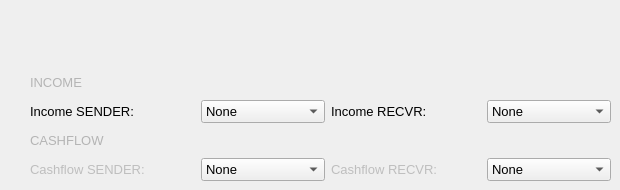
     <widget class="QWidget" name="tab_4">
      <attribute name="title">
       <string>Cash Flow and Income</string>
      </attribute>
      <widget class="QWidget" name="widget_4" native="true">
       <property name="geometry">
        <rect>
         <x>30</x>
         <y>70</y>
         <width>581</width>
         <height>111</height>
        </rect>
       </property>
       <property name="autoFillBackground">
        <bool>false</bool>
       </property>
       <layout class="QGridLayout" name="gridLayout_3">
        <item row="1" column="0">
         <widget class="QLabel" name="label_10">
          <property name="styleSheet">
           <string notr="true">font-size:10pt;</string>
          </property>
          <property name="text">
           <string>Income SENDER:</string>
          </property>
         </widget>
        </item>
        <item row="2" column="0" colspan="2">
         <widget class="QLabel" name="agent1Label_5">
          <property name="font">
           <font>
            <pointsize>10</pointsize>
            <weight>1</weight>
            <bold>false</bold>
           </font>
          </property>
          <property name="styleSheet">
           <string notr="true">font-size:10pt;
color: rgb(180, 180, 180);</string>
          </property>
          <property name="text">
           <string>CASHFLOW</string>
          </property>
         </widget>
        </item>
        <item row="4" column="0">
         <widget class="QLabel" name="label_11">
          <property name="enabled">
           <bool>false</bool>
          </property>
          <property name="styleSheet">
           <string notr="true">font-size:10pt;</string>
          </property>
          <property name="text">
           <string>Cashflow SENDER:</string>
          </property>
         </widget>
        </item>
        <item row="1" column="5">
         <widget class="QComboBox" name="comboIncomeRight">
          <property name="toolTip">
           <string>&lt;html&gt;&lt;head/&gt;&lt;body&gt;&lt;p&gt;automatically registers income statement of the receiver agent&lt;/p&gt;&lt;/body&gt;&lt;/html&gt;</string>
          </property>
          <property name="styleSheet">
           <string notr="true">font-size: 10pt;</string>
          </property>
          <item>
           <property name="text">
            <string>None</string>
           </property>
          </item>
          <item>
           <property name="text">
            <string>Non-Op. Income</string>
           </property>
          </item>
          <item>
           <property name="text">
            <string>Expense</string>
           </property>
          </item>
          <item>
           <property name="text">
            <string>Tax</string>
           </property>
          </item>
          <item>
           <property name="text">
            <string>Interest</string>
           </property>
          </item>
          <item>
           <property name="text">
            <string>Nontax. Profit</string>
           </property>
          </item>
          <item>
           <property name="text">
            <string>Nontax. Loss</string>
           </property>
          </item>
          <item>
           <property name="text">
            <string>Revenue</string>
           </property>
          </item>
          <item>
           <property name="text">
            <string>Gain</string>
           </property>
          </item>
          <item>
           <property name="text">
            <string>Loss</string>
           </property>
          </item>
         </widget>
        </item>
        <item row="4" column="5">
         <widget class="QComboBox" name="comboCashRight">
          <property name="enabled">
           <bool>true</bool>
          </property>
          <property name="styleSheet">
           <string notr="true">font-size: 10pt;</string>
          </property>
          <item>
           <property name="text">
            <string>None</string>
           </property>
          </item>
          <item>
           <property name="text">
            <string>Operating</string>
           </property>
          </item>
          <item>
           <property name="text">
            <string>Financing</string>
           </property>
          </item>
          <item>
           <property name="text">
            <string>Investing</string>
           </property>
          </item>
         </widget>
        </item>
        <item row="4" column="2">
         <widget class="QComboBox" name="comboCashLeft">
          <property name="enabled">
           <bool>true</bool>
          </property>
          <property name="styleSheet">
           <string notr="true">font-size: 10pt;</string>
          </property>
          <item>
           <property name="text">
            <string>None</string>
           </property>
          </item>
          <item>
           <property name="text">
            <string>Operating</string>
           </property>
          </item>
          <item>
           <property name="text">
            <string>Financing</string>
           </property>
          </item>
          <item>
           <property name="text">
            <string>Investing</string>
           </property>
          </item>
         </widget>
        </item>
        <item row="1" column="4">
         <spacer name="horizontalSpacer_2">
          <property name="orientation">
           <enum>Qt::Horizontal</enum>
          </property>
          <property name="sizeHint" stdset="0">
           <size>
            <width>40</width>
            <height>20</height>
           </size>
          </property>
         </spacer>
        </item>
        <item row="1" column="1">
         <spacer name="horizontalSpacer">
          <property name="orientation">
           <enum>Qt::Horizontal</enum>
          </property>
          <property name="sizeHint" stdset="0">
           <size>
            <width>40</width>
            <height>20</height>
           </size>
          </property>
         </spacer>
        </item>
        <item row="1" column="3">
         <widget class="QLabel" name="label_12">
          <property name="styleSheet">
           <string notr="true">font-size:10pt</string>
          </property>
          <property name="text">
           <string>Income RECVR:</string>
          </property>
         </widget>
        </item>
        <item row="4" column="3">
         <widget class="QLabel" name="label_13">
          <property name="enabled">
           <bool>false</bool>
          </property>
          <property name="styleSheet">
           <string notr="true">font-size:10pt</string>
          </property>
          <property name="text">
           <string>Cashflow RECVR:</string>
          </property>
         </widget>
        </item>
        <item row="1" column="2">
         <widget class="QComboBox" name="comboIncomeLeft">
          <property name="toolTip">
           <string>&lt;html&gt;&lt;head/&gt;&lt;body&gt;&lt;p&gt;automatically registeres income statement of the sender agent&lt;/p&gt;&lt;/body&gt;&lt;/html&gt;</string>
          </property>
          <property name="styleSheet">
           <string notr="true">font-size: 10pt;</string>
          </property>
          <item>
           <property name="text">
            <string>None</string>
           </property>
          </item>
          <item>
           <property name="text">
            <string>Non-Op. Income</string>
           </property>
          </item>
          <item>
           <property name="text">
            <string>Revenue</string>
           </property>
          </item>
          <item>
           <property name="text">
            <string>Expense</string>
           </property>
          </item>
          <item>
           <property name="text">
            <string>Tax</string>
           </property>
          </item>
          <item>
           <property name="text">
            <string>Interest</string>
           </property>
          </item>
          <item>
           <property name="text">
            <string>Nontax.Profit</string>
           </property>
          </item>
          <item>
           <property name="text">
            <string>Nontax. Loss</string>
           </property>
          </item>
          <item>
           <property name="text">
            <string>Gain</string>
           </property>
          </item>
          <item>
           <property name="text">
            <string>Loss</string>
           </property>
          </item>
         </widget>
        </item>
        <item row="0" column="0" colspan="2">
         <widget class="QLabel" name="agent1Label_4">
          <property name="font">
           <font>
            <pointsize>10</pointsize>
            <weight>1</weight>
            <bold>false</bold>
           </font>
          </property>
          <property name="styleSheet">
           <string notr="true">font-size:10pt;
color: rgb(180, 180, 180);</string>
          </property>
          <property name="text">
           <string>INCOME </string>
          </property>
         </widget>
        </item>
       </layout>
      </widget>
     </widget>
